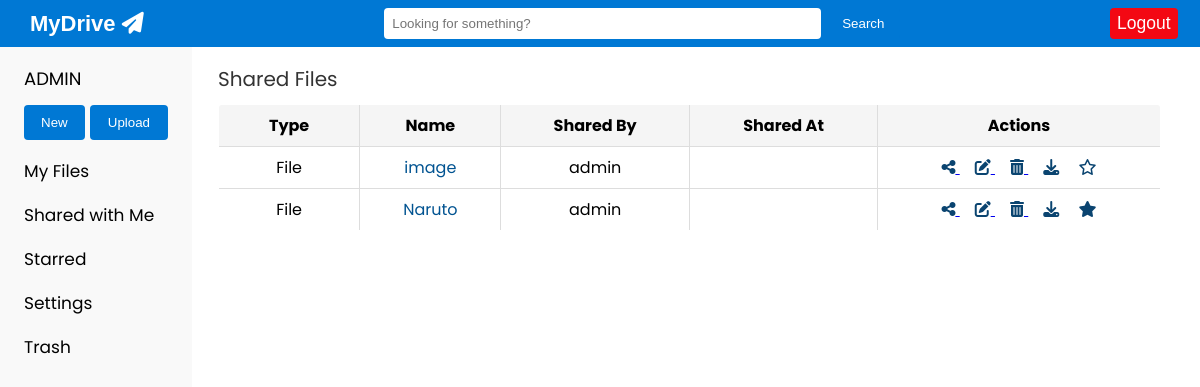
/shared-files/ (signed in), run on the app's committed database.
### fileshare/models.py (models this page shows, shortened)
class SharedFile(models.Model):
    file = models.ForeignKey(File, null=True, blank=True, on_delete=models.CASCADE)
    folder = models.ForeignKey(Folder, null=True, blank=True, on_delete=models.CASCADE)
    shared_with = models.ManyToManyField(User)
    shared_at = models.DateTimeField(null=True, blank=True)
    shared_by = models.ForeignKey(User, on_delete=models.CASCADE, related_name='shared_files', default=1)
    starred = models.BooleanField(default=False)

class File(models.Model):
    name = models.CharField(max_length=255)
    folder = models.ForeignKey(Folder, on_delete=models.CASCADE, null=True, blank=True)
    uploaded_by = models.ForeignKey(User, on_delete=models.CASCADE)
    uploaded_at = models.DateTimeField(auto_now_add=True)
    file = models.FileField(upload_to='uploads/')
    deleted = models.BooleanField(default=False)
    deleted_by = models.ForeignKey(User, on_delete=models.SET_NULL, null=True, blank=True, related_name='deleted_files')
    deleted_at = models.DateTimeField(null=True, blank=True)
    starred = models.BooleanField(default=False)

### fileshare/views.py (the view)
# urls.py: path('shared-files/', views.shared_files, name='shared_files'),
@login_required
def shared_files(request):
    shared_files = SharedFile.objects.filter(shared_with=request.user, file__deleted=False)
    shared_file_info = []
    for shared_file in shared_files:
        shared_time = Notification.objects.filter(user=request.user, message=f"You received a file named '{shared_file.file.name}' from {shared_file.shared_by.username}").first()
        shared_file_info.append({'shared_file': shared_file, 'shared_time': shared_time.timestamp if shared_time else None})
    return render(request, 'fileshare/shared_files.html', {'shared_file_info': shared_file_info})

### fileshare/templates/fileshare/shared_files.html (shortened to what this page needs)
{% extends 'base.html' %}
{% block content %}
  <div class="content">
    <h2 style="font-weight: normal; margin-top: 52px;">Shared Files</h2>
    <br>
    <table>
      <thead>
        <tr>
          <th>Type</th>
          <th>Name</th>
          <th>Shared By</th>
          <th>Shared At</th>
          <th>Actions</th>
        </tr>
      </thead>
      <tbody>
        {% for entry in shared_file_info %}
          {% with shared_file=entry.shared_file shared_time=entry.shared_time %}
            <tr>
              <td>File</td>
              <td><a href="{{ shared_file.file.file.url }}" target="_blank" style="text-decoration: none; color: #015391;">{{ shared_file.file.name }}</a></td>
              <td>{{ shared_file.shared_by.username }}</td>
              <td>{{ shared_time|date:"F d, Y H:i:s" }}</td>
              <td>
                <a href="{% if shared_file.file.id %}{% url 'share' item_type='file' item_id=shared_file.file.id %}{% endif %}">
                  <i class="fas fa-share-alt" style="color: #0a4470;"></i>
                </a>
                <a href="{% if shared_file.file.id %}{% url 'rename_file' file_id=shared_file.file.id %}{% endif %}">
                  <i class="fas fa-edit" style="color: #0a4470;"></i>
                </a>
                <a href="{% if shared_file.file.id %}{% url 'delete_file' file_id=shared_file.file.id %}{% endif %}">
                  <i class="fas fa-trash-alt" style="color: #0a4470;"></i>
                </a>
                <a href="{{ shared_file.file.url }}" download><i class="fas fa-download" style="color: #0a4470;"></i></a>
                <a href="{% if shared_file.file.id %}{% url 'toggle_star' file_id=shared_file.file.id %}{% endif %}">
                  {% if shared_file.file.starred %}
                      <i class="fas fa-star" style="color: #0a4470;"></i>
                  {% else %}
                      <i class="far fa-star" style="color: #0a4470;"></i>
                  {% endif %}
                </a>
              </td>
            </tr>
          {% endwith %}
        {% endfor %}
      </tbody>
    </table>
  </div>
{% endblock %}

### fileshare/templates/base.html (shortened to what this page needs)
<!DOCTYPE html>
<html>
<head>
    <link rel="stylesheet" href="https://cdnjs.cloudflare.com/ajax/libs/font-awesome/6.1.0/css/all.min.css">
</head>
<body>
    <div class="topnav">
        <div class="nav-item">
            <h1><a href="{% url 'dashboard' %}">MyDrive <i class="fas fa-paper-plane paper-plane-icon"> </i></a></h1>
        </div>
        <div class="search-bar">
            <form action="{% url 'search_files' %}" method="GET">
                <input type="text" name="q" placeholder="Looking for something?">
                <button type="submit" class="search-button">Search</button>
            </form>
        </div>
        <div class="topnav-right">
            <a href="{% url 'logout' %}">Logout</a>
        </div>
    </div>
    <div class="leftnav">
        <div class="user-section">
            <h2><p class="user-username" style="font-weight: normal;">{{ user.username|upper }}</p></h2>
        </div>
        <div class="nav-item" style="display: flex; flex-direction: row; gap: 5px;">
            <button class="btn-create" onclick="location.href='{% url 'create_folder' %}'">New</button>
            {% if folder.id %}
                <button class="btn-upload" onclick="location.href='{% url 'upload_file' folder_id=folder.id %}'">Upload</button>
            {% else %}
            <button class="btn-upload" onclick="location.href='{% url 'upload_file' %}'">Upload</button>
            {% endif %}
        </div>
        <div class="nav-item">
            <a href="{% url 'dashboard' %}">My Files</a>
        </div>
        <div class="nav-item">
            <a href="{% url 'shared_files' %}">Shared with Me</a>
        </div>
        <div class="nav-item">
            <a href="{% url 'starred' %}">Starred</a>
        </div>
        <div class="nav-item">
            <a href="{% url 'settings' %}">Settings</a>
        </div>
        <div class="nav-item">
            <a href="{% url 'trash' %}">Trash</a>
        </div>
    </div>
    <div class="content">
        {% block content %}{% endblock %}
    </div>
</body>
</html>

### fileshare/templates/base.html (style rules this page uses)
html, body { font-family: 'Poppins', sans-serif; background-color: #fff; margin: 0; padding: 0; margin-top: 21px; }
.topnav { position: fixed; font-family: 'Arial Sans', sans-serif; font-size: 18.5px; background-color: #0078D4; color: #fff; padding: 0px 0px; justify-content: space-between; overflow: hidden; align-items: center; width: 100%; top: 0; z-index: 1000; display: flex; }
.topnav a { float: left; display: block; color: #fff; text-align: center; padding: 10px 30px; text-decoration: none; margin-right: 1px; transition: color 0.3s; }
.topnav h1 { font-size: 22px; color: #fff; margin: 0; display: flex; align-items: center; margin-top: 1px; }
.search-bar { flex-grow: 1; text-align: center; }
.search-bar input { width: 45%; padding: 8px; border: none; border-radius: 4px; outline: none; }
.search-button { background-color: #0078D4; color: #fff; border: none; border-radius: 4px; padding: 8px 16px; cursor: pointer; transition: background-color 0.3s; }
.topnav-right { float: right; display: flex; align-items: center; }
.topnav-right a { background-color: #F30813; font-size: 17.5px; margin-right: 22.5px; color: #fff; text-decoration: none; border-radius: 4px; padding: 5px 7px; transition: color 0.3s; }
.content { flex-grow: 1; padding: 10px; align-items: stretch; margin-top: -25px; margin-left: 8.7%; }
h1 { font-size: 24px; color: #333; margin: 0; }
h2 { font-size: 20px; color: #333; margin: 0 0 20px; }
table { width: 98%; margin: -35px 0px;; border-collapse: collapse; border: 1px solid #ddd; border-radius: 4px; overflow: hidden; }
th, td { padding: 8px; border: 1px solid #ddd; text-align: center; }
th:nth-child(1), td:nth-child(1) { width: 15%; }
th:nth-child(2), td:nth-child(2) { width: 15%; }
th:nth-child(3), td:nth-child(3) { width: 20%; }
th:nth-child(4), td:nth-child(4) { width: 20%; }
th { background-color: #f5f5f5; color: #000; }
tr:nth-child(even) { background-color: #fff; }
tr:nth-child(odd) { background-color: #fff; }
.btn-upload, .btn-create, .btn-share { background-color: #0078D4; color: #fff; border: none; border-radius: 4px; padding: 0; height: 35px; width: 100px; cursor: pointer; transition: background-color 0.3s; }
.leftnav { width: 12%; background-color: #f9f9f9; border-right: 0px solid #ccc; padding: 24px; color: black; font-size: 17px; position: fixed; height: 100vh; top: 46px; }
.leftnav a { display: block; color: #000; text-decoration: none; margin-bottom: 18px; transition: color 0.3s; }
.leftnav .user-section { margin-top: -23px; margin-bottom: -2px; }
.leftnav h2 { white-space: nowrap; overflow: hidden; text-overflow: ellipsis; max-width: 100%; margin-bottom: 5px; font-size: 20.5px; }
.leftnav .user-username { font-weight: bold; font-size: 18px; color: #000; margin-bottom: 10px; }
.leftnav .btn-upload { background-color: #0078D4; color: #fff; border: none; border-radius: 4px; padding: 8px 18px; cursor: pointer; transition: background-color 0.3s; margin-bottom: 18px; }

### data on the page
SharedFile: shared_file.file.name "image", shared_file.shared_by.username "admin"
SharedFile: shared_file.file.name "Naruto", shared_file.shared_by.username "admin"

### other printed values
{{ user.username|upper }} "ADMIN"
